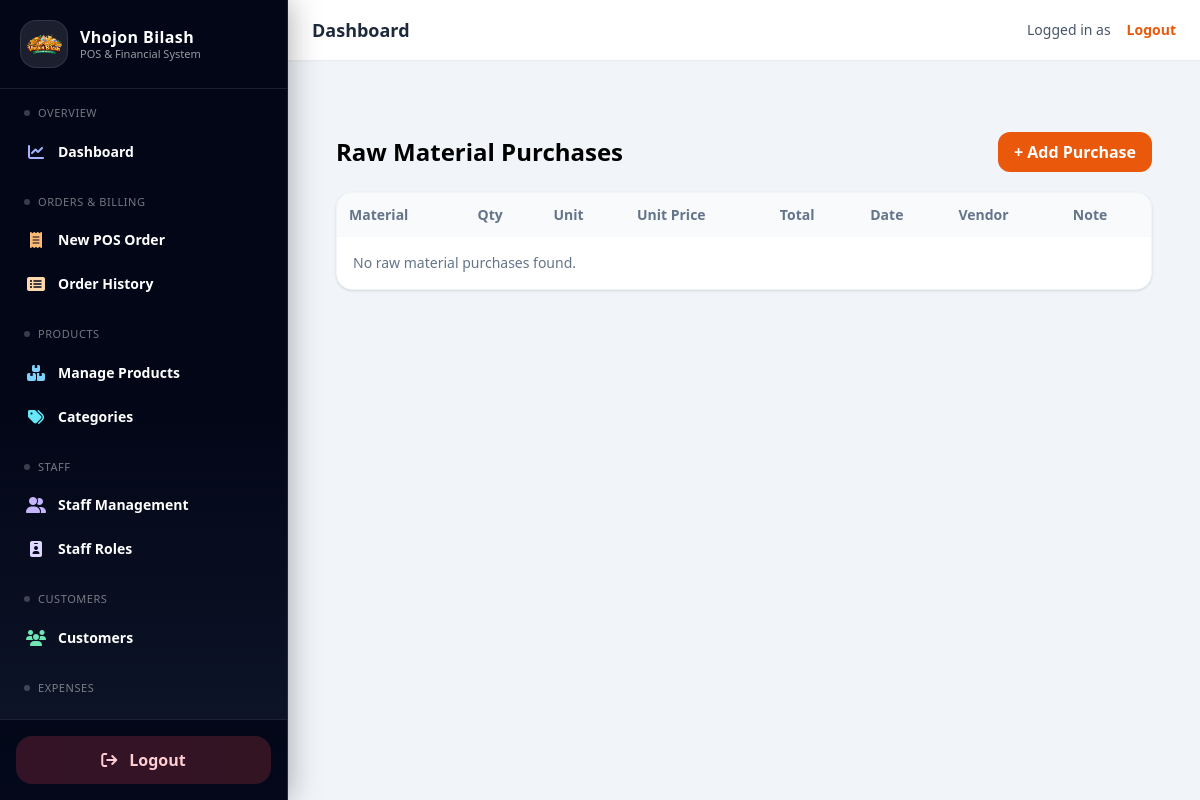
Before: /expenses/raw/ with the older database file.
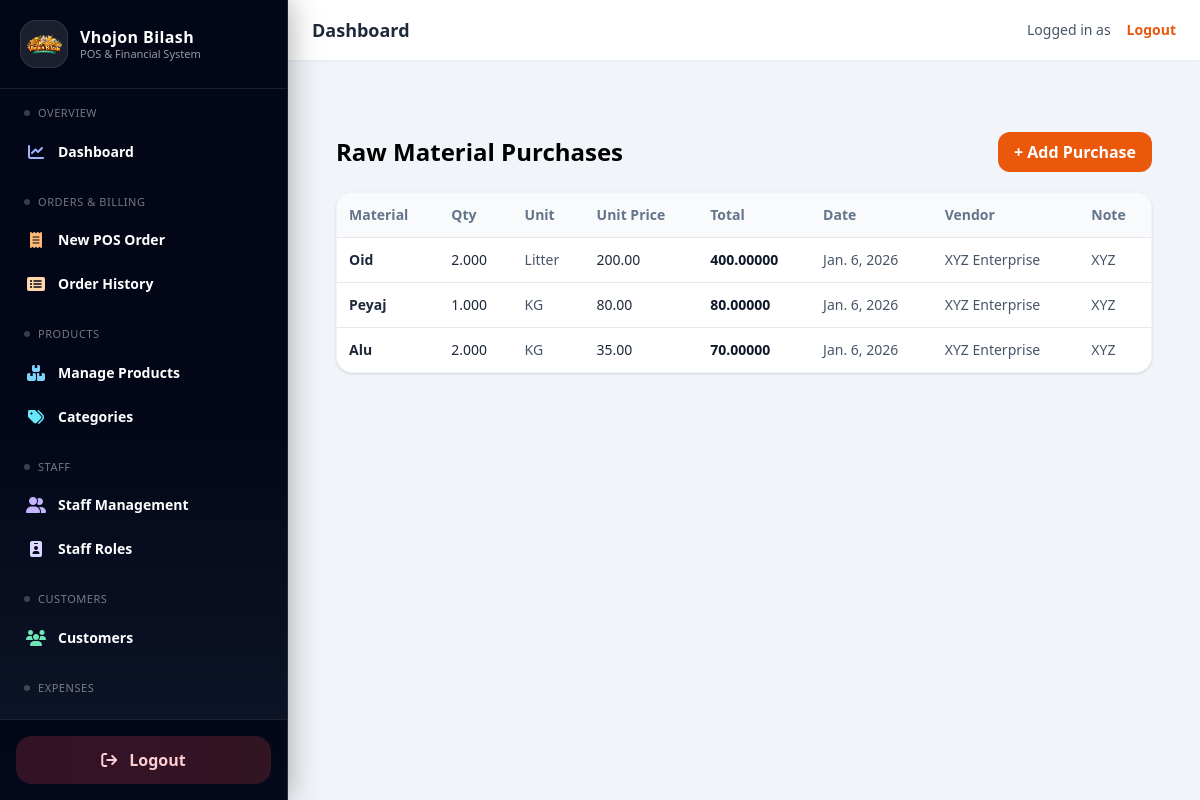
After: the same page with the newer database file.
### expenses/models.py (models this page shows, shortened)
class RawMaterialPurchase(models.Model):
    material = models.ForeignKey(RawMaterial, on_delete=models.PROTECT, related_name="purchases")
    unit = models.ForeignKey(Unit, on_delete=models.PROTECT)
    quantity = models.DecimalField(max_digits=12, decimal_places=3)  # allow 1.250 kg
    unit_price = models.DecimalField(max_digits=12, decimal_places=2)  # price per unit
    purchase_date = models.DateField(default=timezone.now)
    vendor = models.CharField(max_length=120, blank=True)
    note = models.CharField(max_length=255, blank=True)
    @property
    def total(self):
        return (self.quantity or 0) * (self.unit_price or 0)

class RawMaterial(models.Model):
    name = models.CharField(max_length=120, unique=True)  # "Rice", "Oil", "Chicken"
    default_unit = models.ForeignKey(Unit, on_delete=models.PROTECT, related_name="materials")
    def __str__(self):
        return self.name

class Unit(models.Model):
    name = models.CharField(max_length=30, unique=True)   # "kg", "liter", "pcs"
    symbol = models.CharField(max_length=10, blank=True)  # "kg", "L", "pcs"
    def __str__(self):
        return self.symbol or self.name

### expenses/views.py (the view)
# urls.py: path("raw/", views.RawPurchaseListView.as_view(), name="raw_list"),
class RawPurchaseListView(ListView):
    model = RawMaterialPurchase
    template_name = "expenses/raw_list.html"
    context_object_name = "items"
    paginate_by = 10
    ordering = ["-purchase_date", "-id"]

### expenses/templates/expenses/raw_list.html (shortened to what this page needs)
{% extends "base.html" %}
{% block content %}
<div class="max-w-6xl mx-auto p-6">
  <div class="flex items-center justify-between mb-5">
    <h1 class="text-2xl font-semibold">Raw Material Purchases</h1>
    <a href="{% url 'expenses:raw_create' %}"
       class="px-4 py-2 rounded-xl bg-orange-600 text-white font-semibold hover:bg-orange-700">
      + Add Purchase
    </a>
  </div>
  <div class="bg-white rounded-2xl border border-slate-100 shadow overflow-x-auto">
    <table class="w-full text-sm">
      <thead class="text-slate-500 bg-slate-50">
        <tr>
          <th class="text-left p-3">Material</th>
          <th class="text-left p-3">Qty</th>
          <th class="text-left p-3">Unit</th>
          <th class="text-left p-3">Unit Price</th>
          <th class="text-left p-3">Total</th>
          <th class="text-left p-3">Date</th>
          <th class="text-left p-3">Vendor</th>
          <th class="text-left p-3">Note</th>
        </tr>
      </thead>
      <tbody>
        {% for x in items %}
          <tr class="border-t">
            <td class="p-3 font-semibold text-slate-800">{{ x.material }}</td>
            <td class="p-3 text-slate-800">{{ x.quantity }}</td>
            <td class="p-3 text-slate-600">{{ x.unit }}</td>
            <td class="p-3 text-slate-800">{{ x.unit_price }}</td>
            <td class="p-3 font-semibold text-slate-900">{{ x.total }}</td>
            <td class="p-3 text-slate-600">{{ x.purchase_date }}</td>
            <td class="p-3 text-slate-600">{{ x.vendor }}</td>
            <td class="p-3 text-slate-600">{{ x.note }}</td>
          </tr>
        {% empty %}
          <tr>
            <td class="p-4 text-slate-500" colspan="8">No raw material purchases found.</td>
          </tr>
        {% endfor %}
      </tbody>
    </table>
  </div>
</div>
{% endblock %}

Changed rows visible on the page:
added RawMaterialPurchase: material "Oid", quantity "2.000", unit "Litter", unit_price "200.00", total "400.00000", purchase_date "Jan. 6, 2026", vendor "XYZ Enterprise", note "XYZ"
added RawMaterialPurchase: material "Peyaj", quantity "1.000", unit "KG", unit_price "80.00", total "80.00000", purchase_date "Jan. 6, 2026", vendor "XYZ Enterprise", note "XYZ"
added RawMaterialPurchase: material "Alu", quantity "2.000", unit "KG", unit_price "35.00", total "70.00000", purchase_date "Jan. 6, 2026", vendor "XYZ Enterprise", note "XYZ"
Other visible differences:
text no longer shown: "No raw material purchases found."
